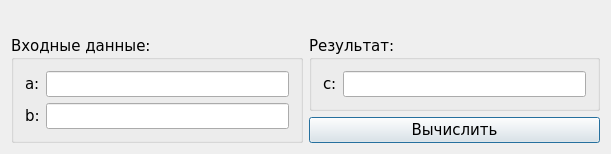
<?xml version="1.0" encoding="UTF-8"?>
<ui version="4.0">
 <class>Dialog</class>
 <widget class="QDialog" name="Dialog">
  <property name="geometry">
   <rect>
    <x>0</x>
    <y>0</y>
    <width>611</width>
    <height>154</height>
   </rect>
  </property>
  <property name="font">
   <font>
    <family>Verdana</family>
    <pointsize>11</pointsize>
   </font>
  </property>
  <property name="windowTitle">
   <string>Среднее арифметическое</string>
  </property>
  <layout class="QVBoxLayout" name="verticalLayout_4">
   <item>
    <widget class="QLabel" name="problemLabel">
     <property name="text">
      <string/>
     </property>
     <property name="pixmap">
      <pixmap resource="images.qrc">:/Average.png</pixmap>
     </property>
     <property name="scaledContents">
      <bool>true</bool>
     </property>
    </widget>
   </item>
   <item>
    <layout class="QHBoxLayout" name="horizontalLayout_2">
     <item>
      <widget class="QGroupBox" name="groupBox">
       <property name="title">
        <string>Входные данные:</string>
       </property>
       <layout class="QVBoxLayout" name="verticalLayout">
        <item>
         <layout class="QGridLayout" name="gridLayout">
          <item row="0" column="0">
           <widget class="QLabel" name="aLabel">
            <property name="text">
             <string>a:</string>
            </property>
           </widget>
          </item>
          <item row="0" column="1">
           <widget class="QLineEdit" name="aLineEdit"/>
          </item>
          <item row="1" column="0">
           <widget class="QLabel" name="bLabel">
            <property name="text">
             <string>b:</string>
            </property>
           </widget>
          </item>
          <item row="1" column="1">
           <widget class="QLineEdit" name="bLineEdit"/>
          </item>
         </layout>
        </item>
       </layout>
      </widget>
     </item>
     <item>
      <layout class="QVBoxLayout" name="verticalLayout_3">
       <item>
        <widget class="QGroupBox" name="groupBox_2">
         <property name="title">
          <string>Результат:</string>
         </property>
         <layout class="QVBoxLayout" name="verticalLayout_2">
          <item>
           <layout class="QHBoxLayout" name="horizontalLayout">
            <item>
             <widget class="QLabel" name="cLabel">
              <property name="text">
               <string>c:</string>
              </property>
             </widget>
            </item>
            <item>
             <widget class="QLineEdit" name="cLineEdit">
              <property name="readOnly">
               <bool>true</bool>
              </property>
             </widget>
            </item>
           </layout>
          </item>
         </layout>
        </widget>
       </item>
       <item>
        <widget class="QPushButton" name="resultButton">
         <property name="text">
          <string>Вычислить</string>
         </property>
        </widget>
       </item>
      </layout>
     </item>
    </layout>
   </item>
  </layout>
 </widget>
 <layoutdefault spacing="6" margin="11"/>
 <resources>
  <include location="images.qrc"/>
 </resources>
 <connections/>
</ui>
